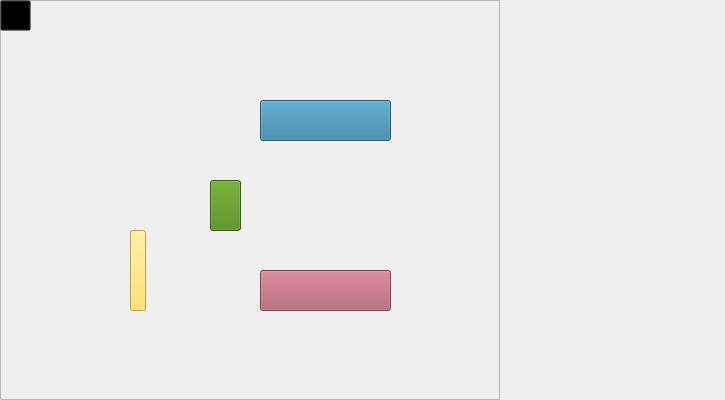
<?xml version="1.0" encoding="UTF-8"?>
<ui version="4.0">
 <class>f2_plan</class>
 <widget class="QWidget" name="f2_plan">
  <property name="geometry">
   <rect>
    <x>0</x>
    <y>0</y>
    <width>725</width>
    <height>400</height>
   </rect>
  </property>
  <property name="windowTitle">
   <string>Form</string>
  </property>
  <widget class="QFrame" name="frame">
   <property name="geometry">
    <rect>
     <x>0</x>
     <y>0</y>
     <width>500</width>
     <height>400</height>
    </rect>
   </property>
   <property name="styleSheet">
    <string notr="true">QFrame#frame{
	border-image: url(:/new/seats/f2_plan.jpg);

}</string>
   </property>
   <property name="frameShape">
    <enum>QFrame::StyledPanel</enum>
   </property>
   <property name="frameShadow">
    <enum>QFrame::Raised</enum>
   </property>
   <widget class="QPushButton" name="f2_1Button">
    <property name="geometry">
     <rect>
      <x>130</x>
      <y>230</y>
      <width>16</width>
      <height>81</height>
     </rect>
    </property>
    <property name="styleSheet">
     <string notr="true">background-color: rgba(255, 224, 70, 250);</string>
    </property>
    <property name="text">
     <string/>
    </property>
   </widget>
   <widget class="QPushButton" name="f2_2Button">
    <property name="geometry">
     <rect>
      <x>210</x>
      <y>180</y>
      <width>31</width>
      <height>51</height>
     </rect>
    </property>
    <property name="styleSheet">
     <string notr="true">background-color: rgba(217, 255, 92, 248);
background-color: rgba(72, 134, 13, 253);</string>
    </property>
    <property name="text">
     <string/>
    </property>
   </widget>
   <widget class="QPushButton" name="f2_3Button">
    <property name="geometry">
     <rect>
      <x>260</x>
      <y>100</y>
      <width>131</width>
      <height>41</height>
     </rect>
    </property>
    <property name="styleSheet">
     <string notr="true">background-color: rgba(46, 122, 157, 250);</string>
    </property>
    <property name="text">
     <string/>
    </property>
   </widget>
   <widget class="QPushButton" name="f2_4Button">
    <property name="geometry">
     <rect>
      <x>260</x>
      <y>270</y>
      <width>131</width>
      <height>41</height>
     </rect>
    </property>
    <property name="styleSheet">
     <string notr="true">background-color: rgba(172, 86, 105, 250);</string>
    </property>
    <property name="text">
     <string/>
    </property>
   </widget>
   <widget class="QPushButton" name="backButton">
    <property name="geometry">
     <rect>
      <x>0</x>
      <y>0</y>
      <width>31</width>
      <height>31</height>
     </rect>
    </property>
    <property name="styleSheet">
     <string notr="true">border-image: url(:/new/prefix1/back.png);
background-color: transparent;</string>
    </property>
    <property name="text">
     <string/>
    </property>
   </widget>
  </widget>
 </widget>
 <resources/>
 <connections/>
</ui>
